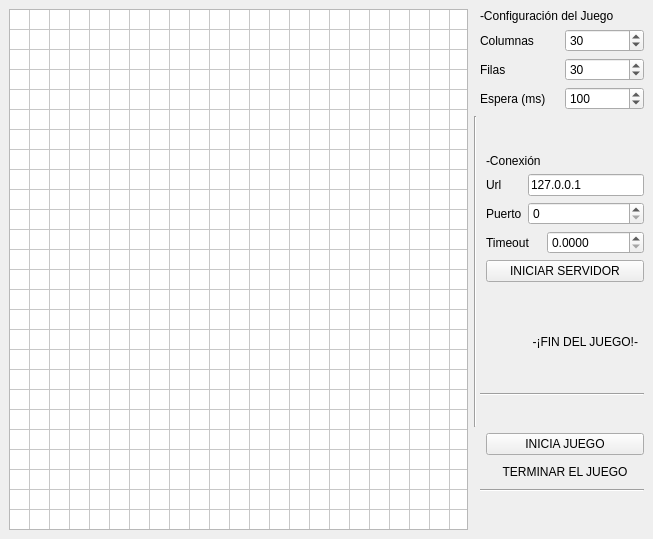
<?xml version="1.0" encoding="UTF-8"?>
<ui version="4.0">
 <class>MainWindow</class>
 <widget class="QMainWindow" name="MainWindow">
  <property name="geometry">
   <rect>
    <x>0</x>
    <y>0</y>
    <width>653</width>
    <height>539</height>
   </rect>
  </property>
  <property name="focusPolicy">
   <enum>Qt::TabFocus</enum>
  </property>
  <property name="windowTitle">
   <string>Servidor</string>
  </property>
  <property name="autoFillBackground">
   <bool>false</bool>
  </property>
  <widget class="QWidget" name="centralwidget">
   <property name="autoFillBackground">
    <bool>false</bool>
   </property>
   <layout class="QGridLayout" name="gridLayout_3">
    <item row="0" column="0" rowspan="11">
     <widget class="QTableWidget" name="tableWidget">
      <property name="font">
       <font>
        <family>URW Palladio L</family>
        <italic>true</italic>
       </font>
      </property>
      <property name="cursor" stdset="0">
       <cursorShape>PointingHandCursor</cursorShape>
      </property>
      <property name="mouseTracking">
       <bool>true</bool>
      </property>
      <property name="focusPolicy">
       <enum>Qt::ClickFocus</enum>
      </property>
      <property name="contextMenuPolicy">
       <enum>Qt::DefaultContextMenu</enum>
      </property>
      <property name="acceptDrops">
       <bool>false</bool>
      </property>
      <property name="toolTip">
       <string notr="true"/>
      </property>
      <property name="statusTip">
       <string notr="true"/>
      </property>
      <property name="layoutDirection">
       <enum>Qt::LeftToRight</enum>
      </property>
      <property name="autoFillBackground">
       <bool>false</bool>
      </property>
      <property name="verticalScrollBarPolicy">
       <enum>Qt::ScrollBarAlwaysOff</enum>
      </property>
      <property name="horizontalScrollBarPolicy">
       <enum>Qt::ScrollBarAlwaysOff</enum>
      </property>
      <property name="editTriggers">
       <set>QAbstractItemView::NoEditTriggers</set>
      </property>
      <property name="tabKeyNavigation">
       <bool>false</bool>
      </property>
      <property name="showDropIndicator" stdset="0">
       <bool>false</bool>
      </property>
      <property name="dragDropOverwriteMode">
       <bool>false</bool>
      </property>
      <property name="selectionMode">
       <enum>QAbstractItemView::NoSelection</enum>
      </property>
      <property name="selectionBehavior">
       <enum>QAbstractItemView::SelectItems</enum>
      </property>
      <property name="showGrid">
       <bool>true</bool>
      </property>
      <property name="sortingEnabled">
       <bool>false</bool>
      </property>
      <property name="wordWrap">
       <bool>true</bool>
      </property>
      <property name="cornerButtonEnabled">
       <bool>true</bool>
      </property>
      <property name="rowCount">
       <number>30</number>
      </property>
      <property name="columnCount">
       <number>30</number>
      </property>
      <attribute name="horizontalHeaderVisible">
       <bool>false</bool>
      </attribute>
      <attribute name="horizontalHeaderDefaultSectionSize">
       <number>20</number>
      </attribute>
      <attribute name="horizontalHeaderMinimumSectionSize">
       <number>5</number>
      </attribute>
      <attribute name="horizontalHeaderStretchLastSection">
       <bool>true</bool>
      </attribute>
      <attribute name="verticalHeaderVisible">
       <bool>false</bool>
      </attribute>
      <attribute name="verticalHeaderDefaultSectionSize">
       <number>20</number>
      </attribute>
      <attribute name="verticalHeaderMinimumSectionSize">
       <number>5</number>
      </attribute>
      <attribute name="verticalHeaderStretchLastSection">
       <bool>true</bool>
      </attribute>
      <row/>
      <row/>
      <row/>
      <row/>
      <row/>
      <row/>
      <row/>
      <row/>
      <row/>
      <row/>
      <row/>
      <row/>
      <row/>
      <row/>
      <row/>
      <row/>
      <row/>
      <row/>
      <row/>
      <row/>
      <row/>
      <row/>
      <row/>
      <row/>
      <row/>
      <row/>
      <row/>
      <row/>
      <row/>
      <row/>
      <column/>
      <column/>
      <column/>
      <column/>
      <column/>
      <column/>
      <column/>
      <column/>
      <column/>
      <column/>
      <column/>
      <column/>
      <column/>
      <column/>
      <column/>
      <column/>
      <column/>
      <column/>
      <column/>
      <column/>
      <column/>
      <column/>
      <column/>
      <column/>
      <column/>
      <column/>
      <column/>
      <column/>
      <column/>
      <column/>
     </widget>
    </item>
    <item row="0" column="2" colspan="2">
     <layout class="QGridLayout" name="gridLayout">
      <item row="0" column="0" colspan="2">
       <widget class="QLabel" name="label">
        <property name="text">
         <string>-Configuración del Juego</string>
        </property>
       </widget>
      </item>
      <item row="1" column="0">
       <widget class="QLabel" name="label_2">
        <property name="text">
         <string>Columnas</string>
        </property>
       </widget>
      </item>
      <item row="1" column="1">
       <widget class="QSpinBox" name="spinBox">
        <property name="minimum">
         <number>10</number>
        </property>
        <property name="maximum">
         <number>1000</number>
        </property>
        <property name="value">
         <number>30</number>
        </property>
       </widget>
      </item>
      <item row="2" column="0">
       <widget class="QLabel" name="label_3">
        <property name="text">
         <string>Filas</string>
        </property>
       </widget>
      </item>
      <item row="2" column="1">
       <widget class="QSpinBox" name="spinBox_2">
        <property name="minimum">
         <number>10</number>
        </property>
        <property name="maximum">
         <number>1000</number>
        </property>
        <property name="value">
         <number>30</number>
        </property>
       </widget>
      </item>
      <item row="3" column="0">
       <widget class="QLabel" name="label_4">
        <property name="text">
         <string>Espera (ms)</string>
        </property>
       </widget>
      </item>
      <item row="3" column="1">
       <widget class="QSpinBox" name="spinBox_3">
        <property name="minimum">
         <number>10</number>
        </property>
        <property name="maximum">
         <number>3000</number>
        </property>
        <property name="value">
         <number>100</number>
        </property>
       </widget>
      </item>
     </layout>
    </item>
    <item row="9" column="2" colspan="2">
     <widget class="Line" name="line_3">
      <property name="orientation">
       <enum>Qt::Horizontal</enum>
      </property>
     </widget>
    </item>
    <item row="1" column="1" rowspan="6" colspan="2">
     <widget class="Line" name="line_2">
      <property name="orientation">
       <enum>Qt::Vertical</enum>
      </property>
     </widget>
    </item>
    <item row="5" column="2" rowspan="2" colspan="2">
     <widget class="Line" name="line">
      <property name="orientation">
       <enum>Qt::Horizontal</enum>
      </property>
     </widget>
    </item>
    <item row="7" column="3">
     <widget class="QPushButton" name="pushButton_2">
      <property name="text">
       <string>INICIA JUEGO</string>
      </property>
     </widget>
    </item>
    <item row="2" column="3">
     <layout class="QGridLayout" name="gridLayout_2">
      <item row="0" column="0" colspan="2">
       <widget class="QLabel" name="label_5">
        <property name="text">
         <string>-Conexión</string>
        </property>
       </widget>
      </item>
      <item row="2" column="0">
       <widget class="QLabel" name="label_7">
        <property name="text">
         <string>Puerto</string>
        </property>
       </widget>
      </item>
      <item row="2" column="1" colspan="2">
       <widget class="QSpinBox" name="spinBox_4">
        <property name="maximum">
         <number>1000000000</number>
        </property>
       </widget>
      </item>
      <item row="3" column="2">
       <widget class="QDoubleSpinBox" name="doubleSpinBox">
        <property name="decimals">
         <number>4</number>
        </property>
        <property name="maximum">
         <double>999999999.000000000000000</double>
        </property>
       </widget>
      </item>
      <item row="3" column="0" colspan="2">
       <widget class="QLabel" name="label_8">
        <property name="text">
         <string>Timeout</string>
        </property>
       </widget>
      </item>
      <item row="1" column="0">
       <widget class="QLabel" name="label_6">
        <property name="text">
         <string>Url</string>
        </property>
       </widget>
      </item>
      <item row="4" column="0" colspan="3">
       <widget class="QPushButton" name="pushButton">
        <property name="text">
         <string>INICIAR SERVIDOR</string>
        </property>
       </widget>
      </item>
      <item row="1" column="1" colspan="2">
       <widget class="QLineEdit" name="lineEdit">
        <property name="text">
         <string>127.0.0.1</string>
        </property>
       </widget>
      </item>
     </layout>
    </item>
    <item row="8" column="3">
     <widget class="QPushButton" name="pushButton_3">
      <property name="enabled">
       <bool>true</bool>
      </property>
      <property name="text">
       <string>TERMINAR EL JUEGO</string>
      </property>
      <property name="autoDefault">
       <bool>false</bool>
      </property>
      <property name="default">
       <bool>false</bool>
      </property>
      <property name="flat">
       <bool>true</bool>
      </property>
     </widget>
    </item>
    <item row="4" column="3">
     <widget class="QLabel" name="label_9">
      <property name="text">
       <string>              -¡FIN DEL JUEGO!-</string>
      </property>
     </widget>
    </item>
   </layout>
  </widget>
 </widget>
 <resources/>
 <connections>
  <connection>
   <sender>pushButton_2</sender>
   <signal>clicked()</signal>
   <receiver>pushButton_3</receiver>
   <slot>show()</slot>
   <hints>
    <hint type="sourcelabel">
     <x>533</x>
     <y>423</y>
    </hint>
    <hint type="destinationlabel">
     <x>533</x>
     <y>463</y>
    </hint>
   </hints>
  </connection>
  <connection>
   <sender>pushButton_3</sender>
   <signal>clicked()</signal>
   <receiver>pushButton_3</receiver>
   <slot>hide()</slot>
   <hints>
    <hint type="sourcelabel">
     <x>533</x>
     <y>463</y>
    </hint>
    <hint type="destinationlabel">
     <x>533</x>
     <y>463</y>
    </hint>
   </hints>
  </connection>
 </connections>
</ui>
